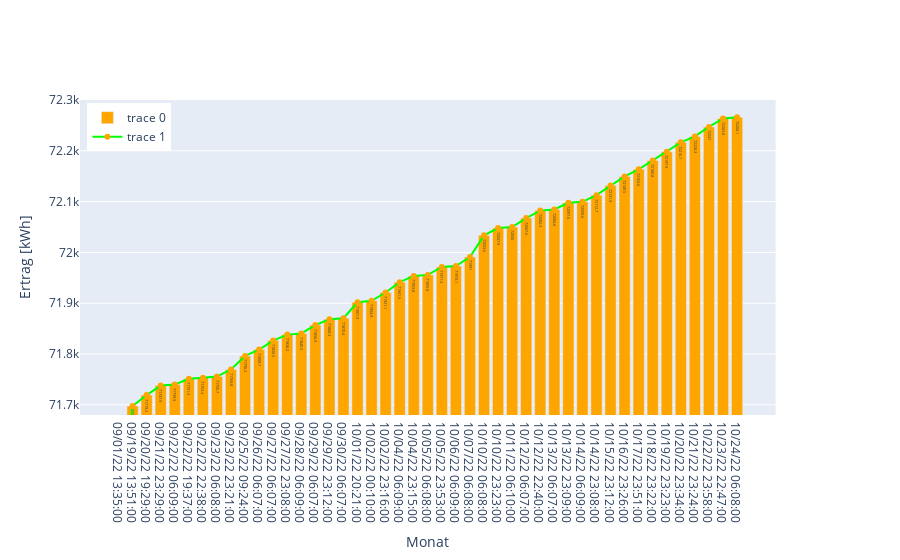

Notebook source saved alongside this figure:
### Code cell
from statistics import mode
import plotly.graph_objects as go
from plotly.subplots import make_subplots

# Create figure with secondary y-axis
fig = make_subplots(specs=[[{"secondary_y": True}]])

# Add traces
fig.add_trace(
    go.Bar(x=strom_detail['Datum'], y=strom_detail['Zählerstand'], marker_color='orange',  
    text=strom_detail["Zählerstand"],
    ),
    secondary_y=False,
)

fig.add_trace(
    go.Scatter(x=strom_detail['Datum'], y=strom_detail['Zählerstand'], marker_color='orange',  
    text=strom_detail["Zählerstand"], mode='lines+markers', line_color='lime',
    ),
    secondary_y=False,
)
# Set x-axis title
fig.update_xaxes(title_text="Monat")

# Set y-axes titles
fig.update_yaxes(range=[71680, 72300], title_text="Ertrag [kWh] ", secondary_y=False)
# fig.update_yaxes(range=[0, 1200], title_text="Spez. Ertrag [kWh/kWp]", secondary_y=False)

fig.update_layout(legend=dict(
    yanchor="top",
    y=0.99,
    xanchor="left",
    x=0.01))


fig.add_annotation(x=0, y=800,
            #text=f'Totaler jährlicher <br> Strombedarf: {str(abs(bedarf_total))} kWh',
            showarrow=False,
            yshift=10)

fig.show()
